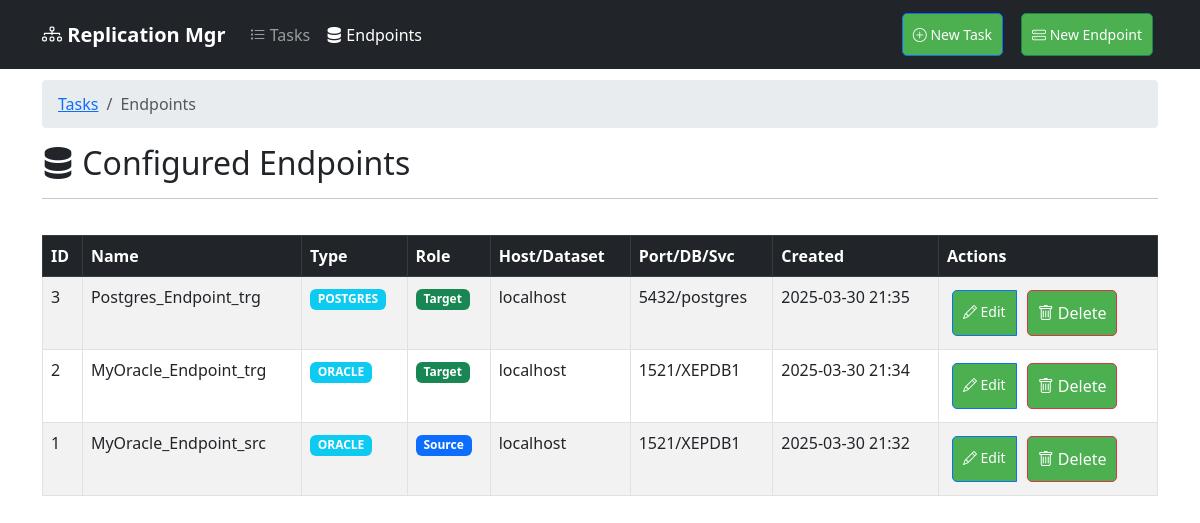
The app's page /endpoints with its own data.
### app/models/endpoint.py (models this page shows, shortened)
class Endpoint(db.Model):
    id = db.Column(db.Integer, primary_key=True)
    name = db.Column(db.String(100), nullable=False)
    type = db.Column(db.String(20), nullable=False)  # oracle, mysql, bigquery
    username = db.Column(db.String(100), nullable=False)
    password = db.Column(db.String(100), nullable=False)
    host = db.Column(db.String(100))  # For oracle/mysql
    port = db.Column(db.Integer)  # For oracle/mysql
    service_name = db.Column(db.String(100))  # For oracle
    dataset = db.Column(db.String(100))  # For bigquery
    credentials_json = db.Column(db.Text)  # For bigquery
    database = db.Column(db.String(100))  # For mysql
    created_at = db.Column(db.DateTime, default=db.func.now())
    target_schema = db.Column(db.String(100))  # New field for target schema
    endpoint_type = db.Column(db.String(20), nullable=False, default='source')  # source or target

### app/web/routes.py (the view)
@bp.route('/endpoints')
def list_endpoints():
    endpoints = Endpoint.query.order_by(Endpoint.created_at.desc()).all()
    breadcrumbs = [
        {'url': url_for('web.dashboard'), 'text': 'Tasks'},
        {'url': None, 'text': 'Endpoints'}
    ]
    return render_template('endpoints.html', endpoints=endpoints, breadcrumbs=breadcrumbs, current_page='endpoints')

### app/web/templates/endpoints.html (shortened to what this page needs)
{% extends "base.html" %}
{% block content %}
    {% if breadcrumbs %}
    <nav aria-label="breadcrumb" class="mt-3">
      <ol class="breadcrumb">
        {% for crumb in breadcrumbs %}
          {% if crumb.url %}
            <li class="breadcrumb-item"><a href="{{ crumb.url }}">{{ crumb.text }}</a></li>
          {% else %}
            <li class="breadcrumb-item active" aria-current="page">{{ crumb.text }}</li>
          {% endif %}
        {% endfor %}
      </ol>
    </nav>
    {% endif %}
    <h2><i class="bi bi-server"></i> Configured Endpoints</h2>
    <hr>
    <div class="table-responsive mb-4">
        <table class="table table-striped table-hover table-bordered">
            <thead class="table-dark">
                <tr>
                    <th>ID</th>
                    <th>Name</th>
                    <th>Type</th>
                    <th>Role</th>
                    <th>Host/Dataset</th>
                    <th>Port/DB/Svc</th>
                    <th>Created</th>
                    <th>Actions</th>
                </tr>
            </thead>
            <tbody>
                {% for endpoint in endpoints %}
                <tr>
                    <td>{{ endpoint.id }}</td>
                    <td>{{ endpoint.name }}</td>
                    <td><span class="badge bg-info">{{ endpoint.type | upper }}</span></td>
                    <td>
                        {% if endpoint.endpoint_type == 'source' %}
                        <span class="badge bg-primary">Source</span>
                        {% elif endpoint.endpoint_type == 'target' %}
                        <span class="badge bg-success">Target</span>
                        {% else %}
                        <span class="badge bg-secondary">{{ endpoint.endpoint_type }}</span>
                        {% endif %}
                    </td>
                    <td>
                        {% if endpoint.type == 'bigquery' %} {{ endpoint.dataset }}
                        {% else %} {{ endpoint.host }} {% endif %}
                    </td>
                     <td>
                        {% if endpoint.type == 'oracle' %} {{ endpoint.port }}/{{ endpoint.service_name }}
                        {% elif endpoint.type == 'postgres' %} {{ endpoint.port }}/{{ endpoint.database }}
                        {% elif endpoint.type == 'mysql' %} {{ endpoint.port }}/{{ endpoint.database }}
                        {% else %} -- {% endif %}
                    </td>
                    <td>{{ endpoint.created_at.strftime('%Y-%m-%d %H:%M') if endpoint.created_at else '--'}}</td>
                    <td>
                        <div class="btn-group btn-group-sm">
                            <a href="{{ url_for('web.edit_endpoint', endpoint_id=endpoint.id) }}"
                               class="btn btn-outline-primary"><i class="bi bi-pencil"></i> Edit</a>
                            <form action="{{ url_for('web.delete_endpoint', endpoint_id=endpoint.id) }}" method="POST" style="display:inline;" onsubmit="return confirm('Are you sure you want to delete endpoint \'{{ endpoint.name }}\'? Tasks using it will fail.');">
                                <button type="submit" class="btn btn-outline-danger"><i class="bi bi-trash"></i> Delete</button>
                            </form>
                        </div>
                    </td>
                </tr>
                {% else %}
                <tr>
                    <td colspan="8" class="text-center">No configured endpoints found. Click "New Endpoint" to create one.</td>
                </tr>
                {% endfor %}
            </tbody>
        </table>
    </div>
{% endblock %}

### app/static/css/dashboard.css (style rules this page uses)
.btn { background: #4CAF50; color: white; padding: 10px; border-radius: 5px; text-decoration: none; margin: 5px; }
table { width: 100%; margin-top: 20px; border-collapse: collapse; }
th, td { padding: 12px; text-align: left; border-bottom: 1px solid #ddd; }

### app/web/templates/base.html (style rules this page uses)
body { padding-top: 56px; padding-bottom: 20px; }
.breadcrumb { background-color: #e9ecef; padding: 0.75rem 1rem; border-radius: 0.25rem; margin-bottom: 1rem; }

### records on screen
Endpoint: id "3", name "Postgres_Endpoint_trg", type "POSTGRES", endpoint_type "Target", host "localhost", port "5432", database "postgres", created_at "2025-03-30 21:35"
Endpoint: id "2", name "MyOracle_Endpoint_trg", type "ORACLE", endpoint_type "Target", host "localhost", port "1521", service_name "XEPDB1", created_at "2025-03-30 21:34"
Endpoint: id "1", name "MyOracle_Endpoint_src", type "ORACLE", endpoint_type "Source", host "localhost", port "1521", service_name "XEPDB1", created_at "2025-03-30 21:32"

### other values on screen
{{ crumb.text }} "Tasks"
{{ crumb.text }} "Endpoints"
